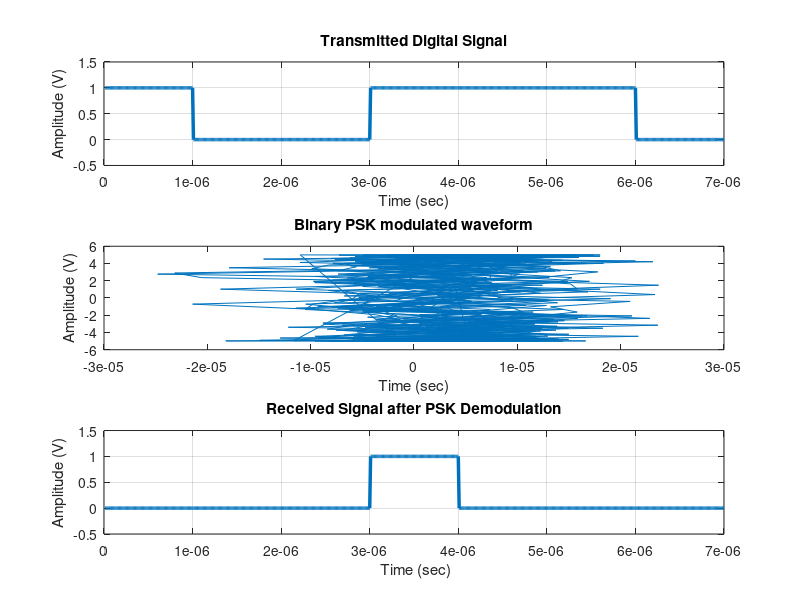

Write MATLAB code to recreate this figure.
%>>>>>>>>> Training Data Generation of PSK Mod/Demod with errors caused by a noisy channel>>>>>>>%

clc;
clear all;
close all;

%Specify the number of samples the dataset will be composed of
SizeOfDataset = 5;

%Specify the value of the target SNR
SNR = -5;

%Initialize the matrix that will contain the transmitted (T) and received
%symbols (R)
T = [0 0 0 0 0 0 0];
R = [0 0 0 0 0 0 0];

%Begin iterating to generate data samples

for i=1:1:SizeOfDataset
    
%Randomize the bit sequence transmitted in each iteration    
    
t1 = round(rand(1,1));
t2 = round(rand(1,1));
t3 = round(rand(1,1));
t4 = round(rand(1,1));
t5 = round(rand(1,1));
t6 = round(rand(1,1));
t7 = round(rand(1,1));

%Transmitted Sequence
 
x=[ t1 t2 t3 t4 t5 t6 t7];                                    
T=[T;x];

% Specify the value of the bit period
bp=.000001;  

%Print the transmitted bit squence (optional)
%disp('Transmitted Bit Stream :')
%disp(x)

%>>>Representing the transmitted sequence as a digital signal (pulses)<<<%
bit=[]; 
for n=1:1:length(x)
    if x(n)==1;
       se=ones(1,100);
    else x(n)==0;
        se=zeros(1,100);
    end
     bit=[bit se];

end

%Visualize the transmitted digital signal
t1=bp/100:bp/100:100*length(x)*(bp/100);
subplot(3,1,1);
plot(t1,bit,'lineWidth',2.5);grid on;
axis([ 0 bp*length(x) -.5 1.5]);
ylabel('Amplitude (V)');
xlabel('Time (sec)');
title('Transmitted Digital Signal');



%>>> Binary-PSK modulation <<<%
A=5;                                          % Amplitude of carrier signal 
br=1/bp;                                                         %Bit rate
f=br*2;                                                 %Carrier frequency 
t2=bp/99:bp/99:bp;                 
ss=length(t2);
m=[];

for (i=1:1:length(x))
    if (x(i)==1)
        y=A*cos(2*pi*f*t2);
        
    else
        y=A*cos(2*pi*f*t2+pi);  
        
    end
    m=[m y];
end

%Obtained modulated waveform 
t3=bp/99:bp/99:bp*length(x);

%Addition of AWGN to the modulated waveform
t3_snr = awgn(t3,SNR,'measured');

%Visualization of the noisy waveform
subplot(3,1,2);
plot(t3_snr,m);
xlabel('Time (sec)');
ylabel('Amplitude (V)');
title('Binary PSK modulated waveform');




%>>> Binary PSK demodulation <<<%
mn=[];
for n=ss:ss:length(m)
  t=bp/99:bp/99:bp;
  y=cos(2*pi*f*t);                                        % carrier signal 
  mm=y.*m((n-(ss-1)):n);
  
  %Demodulated waveform
  t4=bp/99:bp/99:bp;
  
  %Demodulated waveform with noise
  t4_snr=awgn(t4,SNR,'measured');
  z=trapz(t4_snr,mm);                                             
  zz=round((2*z/bp));                                     
  if(zz>0)                                       
                       
    a=1;
  else
    a=0;
  end
  mn=[mn a];
end

%Print received sequence (optional)
%disp(' Received Bit Stream :');
%disp(mn);

R=[R;mn];


%>>>Representing the received sequence as a digital signal (pulses)<<<%
bit=[];
for n=1:length(mn);
    if mn(n)==1;
       se=ones(1,100);
    else mn(n)==0;
        se=zeros(1,100);
    end
     bit=[bit se];

end

t4=bp/100:bp/100:100*length(mn)*(bp/100);
subplot(3,1,3);
plot(t4,bit,'LineWidth',2.5);grid on;
axis([ 0 bp*length(mn) -.5 1.5]);
ylabel('Amplitude (V)');
xlabel(' Time (sec)');
title('Received Signal after PSK Demodulation');



end


%Append Transmitted and Received sequence in one matrix that represents the
%dataset ready to be exported to excel
D = [ T R ];


%>>> END <<<%